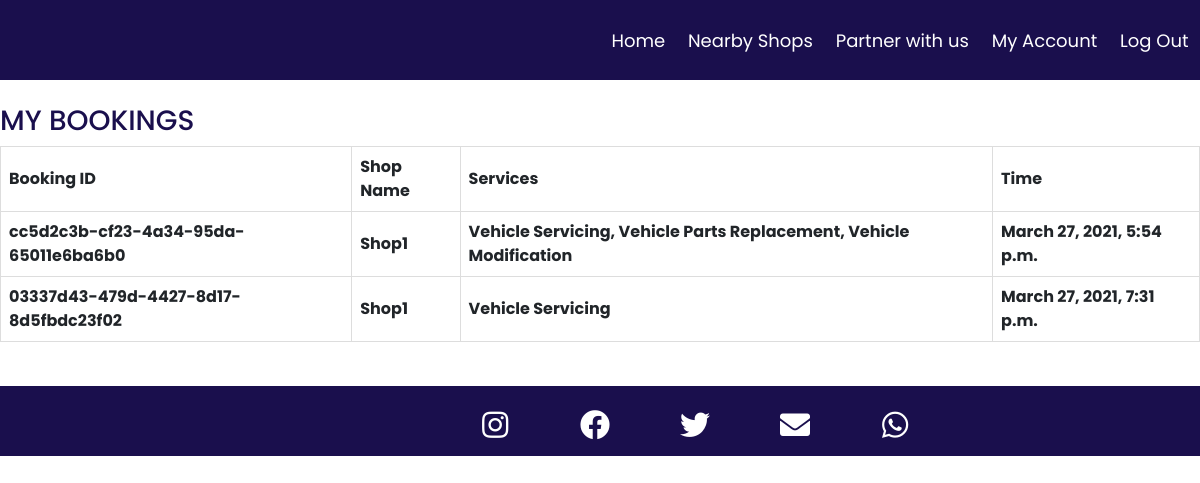
The app's page /myaccount/ (signed in) with its own data.
### carserviceapp/models.py (models this page shows)
class Booking(models.Model):
    booking_id = models.UUIDField(primary_key=True,default=uuid.uuid4, editable=False)
    customer = models.ForeignKey(User, default='', on_delete=models.CASCADE)
    hired_shop = models.ForeignKey(Shop, on_delete=models.CASCADE)
    services_required = MultiSelectField(choices=Services)
    time = models.DateTimeField(default=timezone.now)

class Shop(models.Model):
    shop_id = models.UUIDField(primary_key=True, default=uuid.uuid4, editable=False)
    shop_name = models.CharField(max_length=50)
    owner_name = models.CharField(max_length=50)
    shop_email = models.EmailField(max_length=60,unique=True)
    shop_contact = models.IntegerField(unique=True)
    owner_contact = models.IntegerField(unique=True)
    shop_locality = models.CharField(max_length=50)
    shop_district = models.CharField(max_length=50)
    shop_city = models.CharField(max_length=50)
    shop_pincode = models.IntegerField()
    vehicle_servicing_charge = models.IntegerField()
    vehicle_breakdown_Support_charge = models.IntegerField()
    vehicle_parts_Replacement_charge = models.IntegerField()
    vehicle_modification_charge = models.IntegerField()
    body_repair_and_repainting_charge = models.IntegerField()
    shop_image = models.ImageField()
    def __str__(self):
        return self.shop_name

### carserviceapp/views.py (the view)
# urls.py: path('myaccount/',views.myaccount_view,name='myaccount'),
def myaccount_view(request):
    current_user = request.user
    mybookings = Booking.objects.filter(customer=current_user)
    return render(request,'registration/myaccount.html',{'mybookings':mybookings})

### templates/registration/myaccount.html (shortened to what this page needs)
{% extends '../base.html' %}
{% load crispy_forms_tags %}
{% block content %}
<body>
    <br>
    <h3 style="color: hsl(251, 67%, 18%);" data-aos="fade-up">MY BOOKINGS</h3>
    <table>
        <tr>
            <th>Booking ID</th>
            <th>Shop Name</th>
            <th>Services</th>
            <th>Time</th>
        </tr>
        {% for b in mybookings%}
        <tr>
            <th>{{b.booking_id}}</th>
            <th>{{b.hired_shop}}</th>
            <th>{{b.services_required}}</th>
            <th>{{b.time}}</th>
        </tr>
        {% endfor %}
    </table>
    <br>
</body>
{% endblock %}

### static/style.css (style rules this page uses)
* { margin: 0; padding: 0; box-sizing: border-box; }
body { font-family: sans-serif; }

### static/login.css (style rules this page uses)
* { padding: 0; margin: 0; box-sizing: border-box; }
html { overflow-y: scroll; }
body { font-family: 'Poppins', sans-serif; }

### templates/registration/myaccount.html (style rules this page uses)
table { width:100%; border-collapse: collapse; }
td, th { border: 1px solid #dddddd; text-align: left; padding: 8px; }

### records on screen
Booking: booking_id "cc5d2c3b-cf23-4a34-95da-65011e6ba6b0", hired_shop "Shop1", services_required "Vehicle Servicing, Vehicle Parts Replacement, Vehicle Modification", time "March 27, 2021, 5:54 p.m."
Booking: booking_id "03337d43-479d-4427-8d17-8d5fbdc23f02", hired_shop "Shop1", services_required "Vehicle Servicing", time "March 27, 2021, 7:31 p.m."
